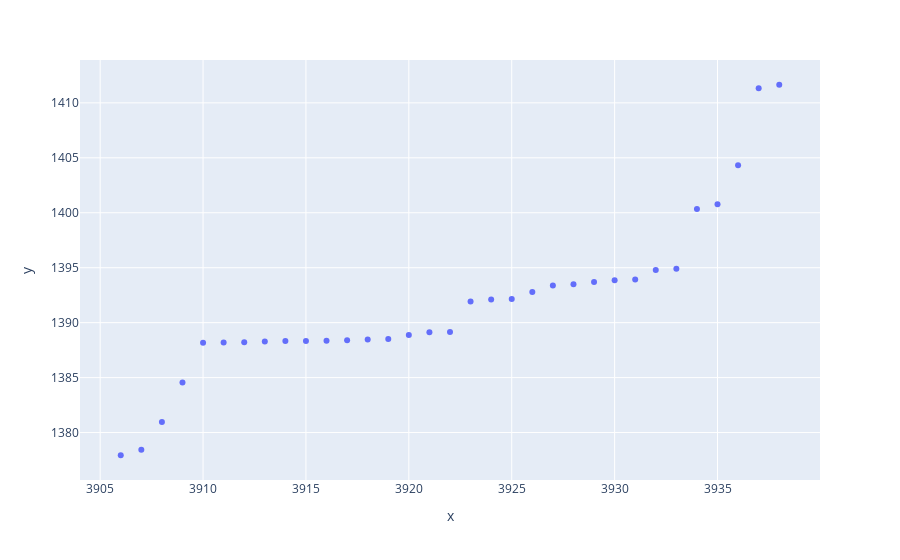

Write notebook code for a chart like this one.
### Code cell
px.scatter(x=data_distance.index[3906:], 
           y=data_distance.sort_values('min_distance')['min_distance'][3906:]).show()

### Figure 1 — Plotly figure (JSON) as saved in the notebook; plotly's stock layout.template omitted (floating-point values rounded to 4 significant figures)
{"data": [{"hovertemplate": "x=%{x}<br>y=%{y}<extra></extra>", "legendgroup": "", "marker": {"color": "#636efa", "symbol": "circle"}, "mode": "markers", "name": "", "orientation": "v", "showlegend": false, "type": "scatter", "x": [3906, 3907, 3908, 3909, 3910, 3911, 3912, 3913, 3914, 3915, 3916, 3917, 3918, 3919, 3920, 3921, 3922, 3923, 3924, 3925, 3926, 3927, 3928, 3929, 3930, 3931, 3932, 3933, 3934, 3935, 3936, 3937, 3938], "xaxis": "x", "y": [1378.0, 1378.0, 1381.0, 1385.0, 1388.0, 1388.0, 1388.0, 1388.0, 1388.0, 1388.0, 1388.0, 1388.0, 1388.0, 1389.0, 1389.0, 1389.0, 1389.0, 1392.0, 1392.0, 1392.0, 1393.0, 1393.0, 1393.0, 1394.0, 1394.0, 1394.0, 1395.0, 1395.0, 1400.0, 1401.0, 1404.0, 1411.0, 1412.0], "yaxis": "y"}], "layout": {"legend": {"tracegroupgap": 0}, "margin": {"t": 60}, "xaxis": {"anchor": "y", "domain": [0, 1], "title": {"text": "x"}}, "yaxis": {"anchor": "x", "domain": [0, 1], "title": {"text": "y"}}}}
